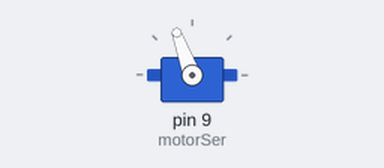
Simulated run of this sketch. Board: Arduino Uno, built with avr-gcc and run on an emulated ATmega328P. Parts: servo.

Above: at 0.05 s.
At 0.65 s:
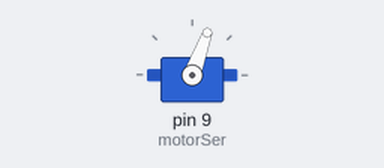
At 1.25 s:
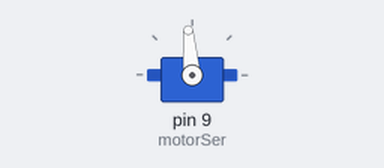
At 2.5 s:
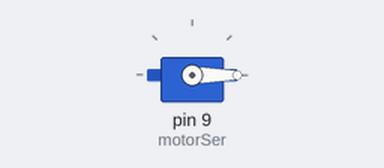
Timing chart, 0 to 5.8 s (numbered marks = the images above):
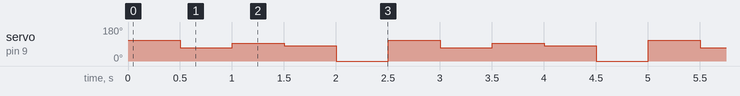

Measured:
- by itself, servo on pin 9 (motorSer): repeats every 2.5 s: 95° 0.50 s, 80° 0.50 s, 0° 0.50 s, 110° 0.50 s, 70° 0.50 s

The sketch:

ServoMotor.ino
```cpp
#include <Servo.h>

//Define object
Servo motorSer;

void setup() {
  //Where
  motorSer.attach(9);
}

void loop(){
  //Indicate positions
  motorSer.write(110);
  delay(500);

  motorSer.write(70);
  delay(500);

  motorSer.write(95);
  delay(500);

  motorSer.write(80);
  delay(500);

  motorSer.write(0);
  delay(500);


}
```
